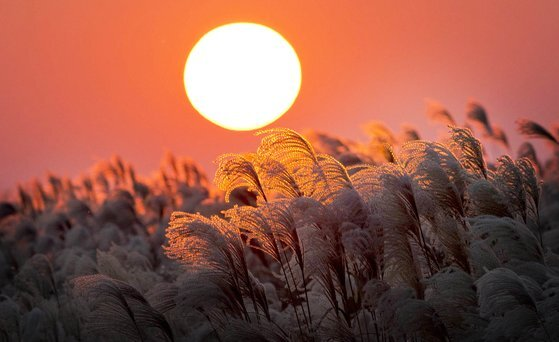
#> input picture workspace/python/18_computer_vision/images/sun.jpg, 559 x 342 px
$ python 17_region_of_interest.py
#> lines starting #> are read from the running program, lines starting #| are printed output that depends on the picture
"""
ROI (Region of Interest)
이미지 전체가 아닌 특정 관심 영역만 선택해서 처리
"""

import cv2
from pathlib import Path

IMG_DIR = Path() / ".." / "images"

img = cv2.imread(str(IMG_DIR / "sun.jpg"))
#> img is the input picture: shape (342, 559, 3); mean B, G, R 71.6, 87.8, 149

x = 182
y = 17
w = 120
h = 120

roi = img[y:y+h, x:x+w]
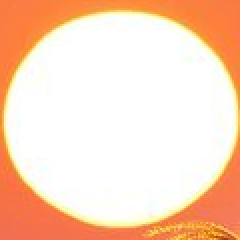
#> roi: shape (120, 120, 3) (shown 2 times larger); mean B, G, R 191.8, 215.8, 251.8
roi_copy = roi.copy()

img[y: y+h, x+w:x+2*w] = roi_copy

# print(img)
#            ndarray / 한쪽 꼭젓점(x, y), 한쪽 꼭짓점: (x, y) / (b, g, r), 두께
# 나중에 객체탐지에서 우리가 그리게 될 객체형태
# cv2.rectangle(img, (50, 200), (200, 300), (255, 0, 0), 3)

cv2.rectangle(img, (x, y), (x+2*w, y+h), (255, 0, 0), 3)
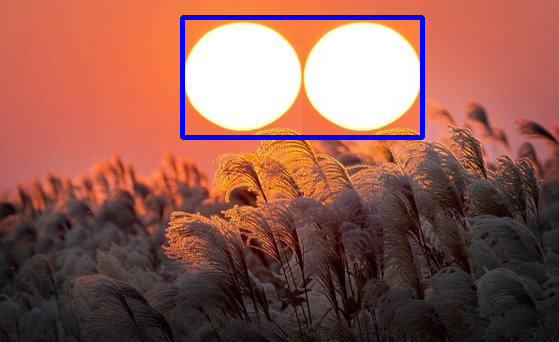
#> img: shape (342, 559, 3); mean B, G, R 82.7, 92.3, 145.5

cv2.imshow("original", img)
cv2.imshow("ROI result", roi)
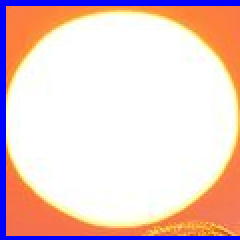
#> window 'ROI result': shape (120, 120, 3) (shown 2 times larger); mean B, G, R 204.1, 207.3, 235.7
cv2.waitKey(0)
cv2.destroyAllWindows()
